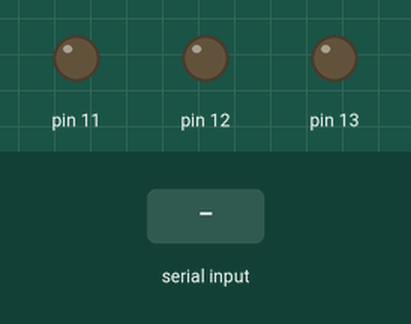
Recording of a sketch running on a simulated Arduino Uno, built with avr-gcc and run on an emulated ATmega328P. On the bench: output pins drawn as LEDs (lit = HIGH). Inputs (shaded band) come from the test bench. What the sketch prints to the serial monitor is not drawn.

Above: at 1.2 s.
1.3 s: byte 30 received over Serial
At 1.7 s:
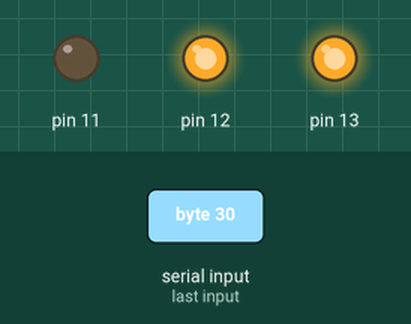
2.8 s: byte 90 received over Serial
At 4.0 s:
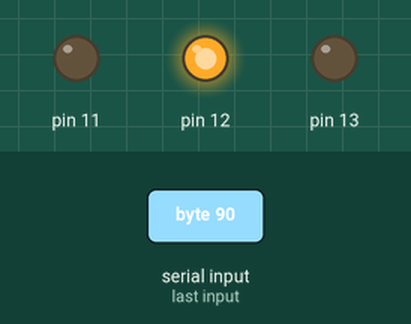
4.3 s: byte 120 received over Serial
At 5.2 s:
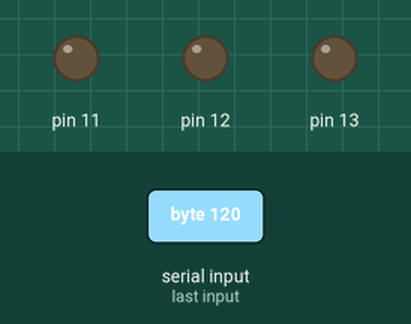
Timing chart, 0 to 7.3 s (numbered marks = the images above; inputs shaded):
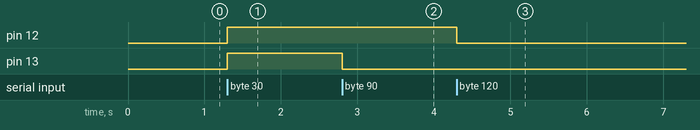

The sketch:

SampleDevice.ino
```cpp
#define BAUD        230400

//#define USE_ARDUINO

#define OUTPUT_PORT digitalPinToPort(13)
// 0x38 = 0x07 << 3

#define PIN(P)      digitalPinToBitMask(P)
#define UPDATE(CMD) OUTPUT_PORT = ((CMD << 3) & OUTPUT_MASK);


#ifdef USE_ARDUINO
uint8_t     PIN11, PIN12, PIN13;
#else
uint8_t     OUTPUT_MASK;
#endif
volatile uint8_t *_outputRegister;
volatile uint8_t *_pinModeRegister;

void setup() {
  // put your setup code here, to run once:
  Serial.begin(BAUD);
#ifdef USE_ARDUINO
  PIN11 = PIN(11);
  PIN12 = PIN(12);
  PIN13 = PIN(13);
  pinMode(PIN11, OUTPUT);
  digitalWrite(PIN11, LOW);
  pinMode(PIN12, OUTPUT);
  digitalWrite(PIN12, LOW);
  pinMode(PIN13, OUTPUT);
  digitalWrite(PIN13, LOW);
#else
  OUTPUT_MASK =  (PIN(11) | PIN(12) | PIN(13));
  _pinModeRegister   = (uint8_t *) portModeRegister(OUTPUT_PORT);
  *_pinModeRegister |= OUTPUT_MASK;
  _outputRegister    = portOutputRegister(OUTPUT_PORT);
  *_outputRegister  &= ~OUTPUT_MASK;
#endif
  Serial.println("ready");
}

void loop() {
  // put your main code here, to run repeatedly:
  int stat = Serial.read();
  if (stat > 0) {
    uint8_t cmd = ((char)stat) << 3;
#ifdef USE_ARDUINO
    digitalWrite(PIN11, (cmd & PIN11)? HIGH:LOW);
    digitalWrite(PIN12, (cmd & PIN12)? HIGH:LOW);
    digitalWrite(PIN13, (cmd & PIN13)? HIGH:LOW);
#else
      *(_outputRegister) = cmd;
#endif
    Serial.print((char)stat);
  }
}
```

Measured:
- after the input at 1.3 s, pin 12, pin 13: LOW → HIGH at once
- after the input at 2.8 s, pin 13: HIGH → LOW at once
- after the input at 4.3 s, pin 12: HIGH → LOW at once
